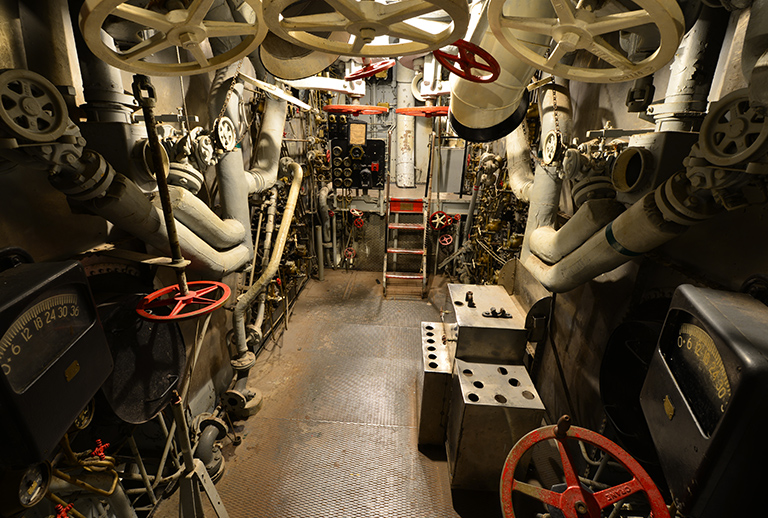
#> input picture examples/my_target.jpg, 768 x 518 px
$ python mask_to_coco.py examples/my_target.jpg --image examples/my_target.jpg --out out.png
#> lines starting #> are read from the running program, lines starting #| are printed output that depends on the picture; after the words box and inside, x2 and y2 are one past the last pixel; in counts of white or black regions, pixels touching at a corner belong together
"""Convert a binary mask PNG to a COCO 1.0 annotation file for CVAT.

Produces a single-image, single-annotation COCO JSON that CVAT imports via the
"COCO 1.0" format. Two segmentation encodings:

  --seg-format polygon  (default) -> editable polygon(s) in CVAT. Holes are NOT
                                     representable; thin detail may be simplified.
  --seg-format rle                 -> pixel-perfect mask (preserves holes/detail).

Examples
--------
    python mask_to_coco.py my_target_mask.png --image my_target.jpg --out ann.json
    python mask_to_coco.py my_target_mask.png --image my_target.jpg --out ann.json \
        --seg-format rle --label valve

CVAT usage: create a task with the SAME image, then
"Actions -> Upload annotations -> COCO 1.0" and pick this JSON. The category
name (--label) must match (or be added to) a label in the CVAT task.
"""
import argparse
import json
import os

import cv2
import numpy as np
from PIL import Image
from pycocotools import mask as mask_util


def load_binary_mask(path):
    """Load a mask PNG as a bool (H, W) array (any nonzero pixel = foreground)."""
#> called with path = 'examples/my_target.jpg'
    a = np.array(Image.open(path))
#> a is the input picture: shape (518, 768, 3); mean R, G, B 85.6, 70.7, 49.5
    if a.ndim == 3:  # RGB/RGBA -> use alpha if present, else any channel
        a = a[..., 3] if a.shape[2] == 4 else a.sum(axis=2)
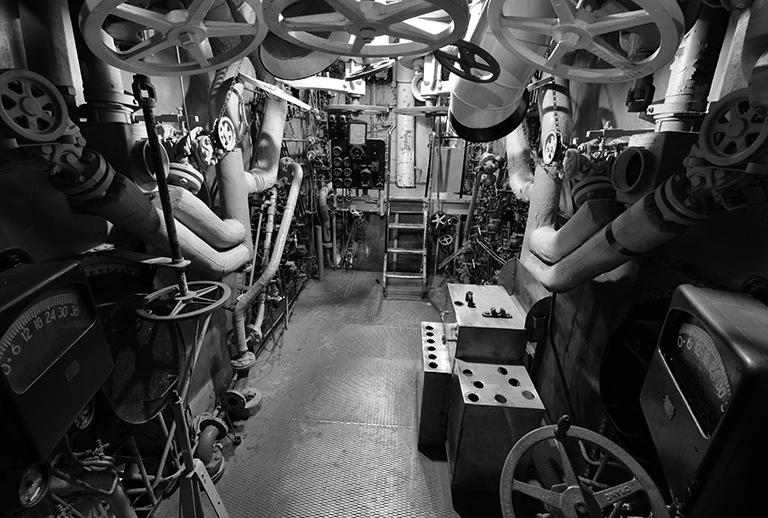
#> a: shape (518, 768) uint64; min 0, max 765, mean 205.7; drawn with min black and max white
    return a > 0
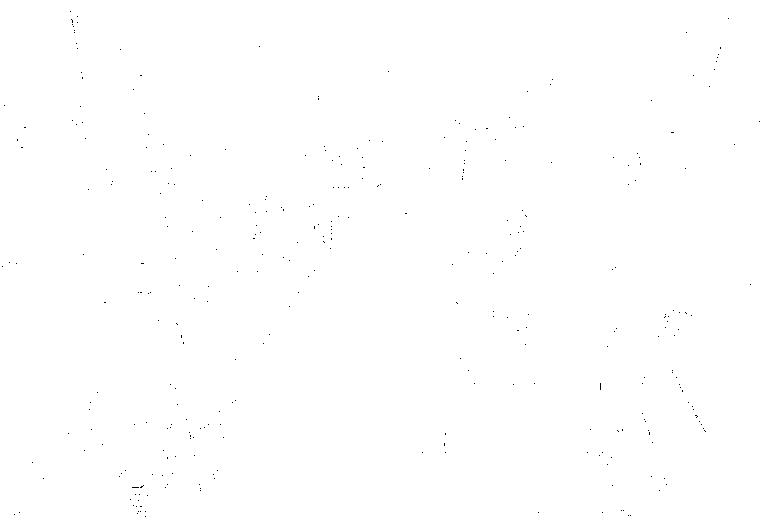
#> returned value: shape (518, 768) bool; 99.9% white; black in thin lines or dots


def mask_to_polygons(mask, min_area):
    """Extract external-contour polygons as COCO [x1,y1,x2,y2,...] lists."""
    contours, _ = cv2.findContours(
        mask.astype(np.uint8), cv2.RETR_EXTERNAL, cv2.CHAIN_APPROX_SIMPLE
    )
    polys = []
    for c in contours:
        if cv2.contourArea(c) < min_area:
            continue
        c = c.reshape(-1, 2)
        if len(c) < 3:
            continue
        polys.append(c.flatten().astype(float).tolist())
    return polys


def mask_to_rle(mask):
    """Encode mask as a COCO compressed RLE with a JSON-serializable counts str."""
    rle = mask_util.encode(np.asfortranarray(mask.astype(np.uint8)))
    rle["counts"] = rle["counts"].decode("ascii")
    return rle


def main():
    ap = argparse.ArgumentParser(description="Binary mask PNG -> COCO 1.0 JSON for CVAT.")
    ap.add_argument("mask", help="Binary mask PNG.")
    ap.add_argument("--image", help="Image the mask belongs to (for size + file_name).")
    ap.add_argument("--file-name", help="Override file_name recorded in COCO "
                                        "(default: basename of --image, else of mask).")
    ap.add_argument("--out", required=True, help="Output COCO JSON path.")
    ap.add_argument("--label", default="object", help="Category name (default: object).")
    ap.add_argument("--seg-format", choices=["polygon", "rle"], default="polygon")
    ap.add_argument("--min-area", type=float, default=10.0,
                    help="Drop polygon components smaller than this (px). polygon only.")
    args = ap.parse_args()

    mask = load_binary_mask(args.mask)
    h, w = mask.shape
#> h = 518; w = 768

    if args.image is not None:
        iw, ih = Image.open(args.image).size
#> iw = 768; ih = 518
        if (ih, iw) != (h, w):
            mask = np.array(
                Image.fromarray(mask.astype(np.uint8) * 255).resize((iw, ih), Image.NEAREST)
            ) > 0
            h, w = mask.shape
        file_name = args.file_name or os.path.basename(args.image)
    else:
        file_name = args.file_name or os.path.basename(args.mask)

    if mask.sum() == 0:
        raise SystemExit("Mask is empty (no foreground pixels).")

    # Accurate bbox/area from RLE regardless of chosen segmentation encoding.
    rle = mask_util.encode(np.asfortranarray(mask.astype(np.uint8)))
#> rle = 2 items
    area = float(mask_util.area(rle))
#> area = 397428
    bbox = [float(v) for v in mask_util.toBbox(rle)]  # [x, y, w, h]
#> bbox = [0, 0, 768, 518]

    if args.seg_format == "polygon":
        segmentation = mask_to_polygons(mask, args.min_area)
#> in mask_to_polygons, `contours, _ = cv2.findContours( mask.astype(np.uint8), cv2.RETR_EXTERN..`: contours = [[[0, 0], [0, 517], [767, 517], [767, 0]]]
#> the loop in mask_to_polygons, `for c in contours:` made 1 pass
#> c on pass 1: [[0, 0], [0, 517], [767, 517], [767, 0]]
#> after the loop in mask_to_polygons, `for c in contours:`: polys = [[0, 0, 0, 517, 767, 517, 767, 0]]
#> segmentation = [[0, 0, 0, 517, 767, 517, 767, 0]]
        if not segmentation:
            raise SystemExit("No polygon >= --min-area; try --seg-format rle or lower --min-area.")
        iscrowd = 0
    else:
        segmentation = mask_to_rle(mask)
        iscrowd = 0

    coco = {
        "licenses": [{"id": 1, "name": "", "url": ""}],
        "info": {"description": "INSID3 mask export", "version": "1.0"},
        "categories": [{"id": 1, "name": args.label, "supercategory": ""}],
        "images": [{"id": 1, "file_name": file_name, "width": w, "height": h,
                    "license": 1, "flickr_url": "", "coco_url": "", "date_captured": 0}],
        "annotations": [{
            "id": 1, "image_id": 1, "category_id": 1,
            "segmentation": segmentation, "area": area,
            "bbox": bbox, "iscrowd": iscrowd,
        }],
    }

    with open(args.out, "w") as f:
        json.dump(coco, f)

    kind = f"{len(segmentation)} polygon(s)" if args.seg_format == "polygon" else "RLE mask"
#> kind = '1 polygon(s)'
    print(f"wrote {args.out} | image='{file_name}' {w}x{h} | label='{args.label}' | {kind}")
#| wrote out.png | image='my_target.jpg' 768x518 | label='object' | 1 polygon(s)


if __name__ == "__main__":
    main()

$ run again, with examples/my_pred.png saved as examples/my_target.jpg
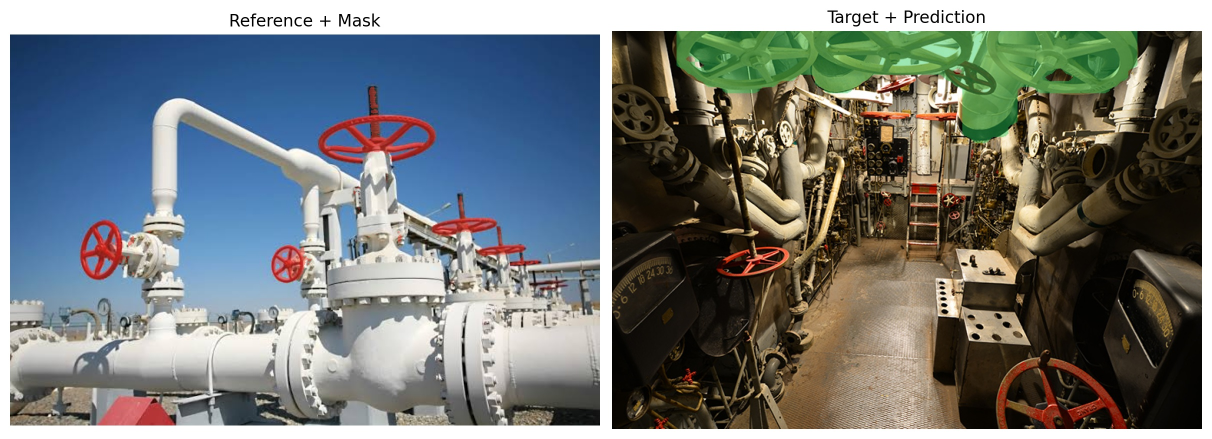
#> input picture examples/my_pred.png, 2423 x 878 px (shown at 1/2 size)
#> in load_binary_mask, a is the input picture: shape (878, 2423, 3); mean R, G, B 115.6, 120.8, 119.8
#> in load_binary_mask, `a = a[..., 3] if a.shape[2] == 4 else a.sum(axis=2)`:
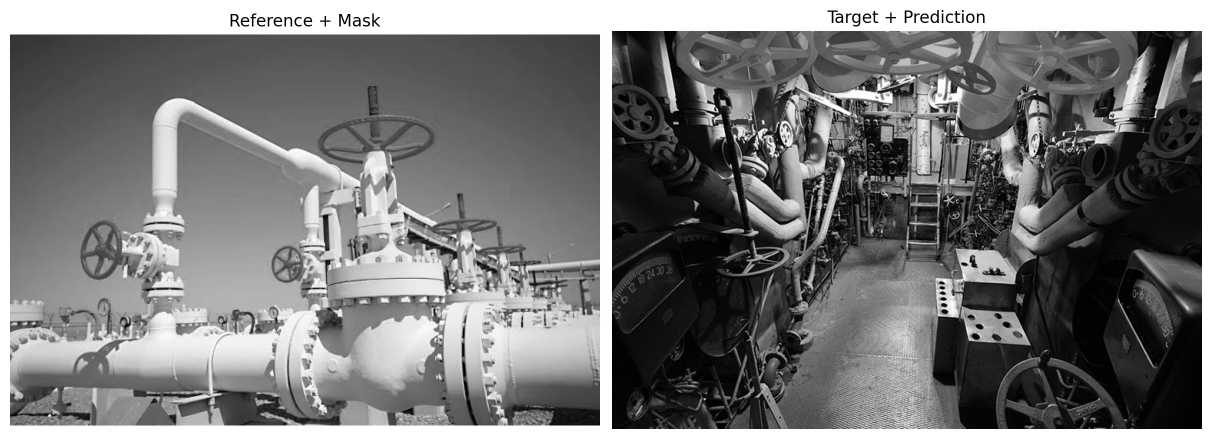
#> a: shape (878, 2423) uint64 (shown at 1/2 size); min 0, max 765, mean 356.1; drawn with min black and max white
#> in load_binary_mask, `return a > 0`:
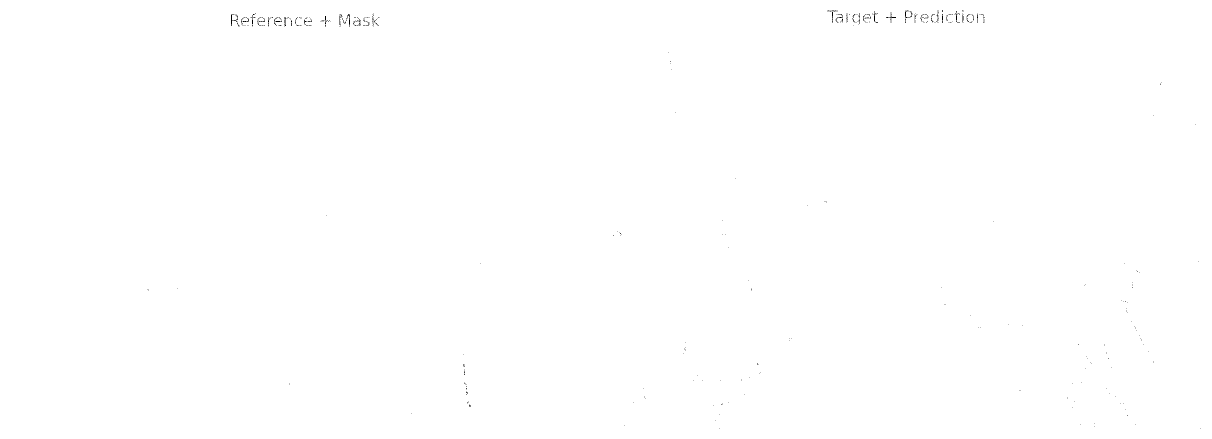
#> returned value: shape (878, 2423) bool (shown at 1/2 size); 99.9% white; black in thin lines or dots, all inside (x1, y1, x2, y2) = (295, 20, 2402, 858)
#> iw = 2423; ih = 878
#> rle = 2 items
#> area = 2125516
#> bbox = [0, 0, 2423, 878]
#> contours = [[[0, 0], [0, 877], [2422, 877], [2422, 0]]]
#> the loop in mask_to_polygons, `for c in contours:` made 1 pass
#> c on pass 1: [[0, 0], [0, 877], [2422, 877], [2422, 0]]
#> after the loop in mask_to_polygons, `for c in contours:`: polys = [[0, 0, 0, 877, 2422, 877, 2422, 0]]
#> kind = '1 polygon(s)'
#| wrote out.png | image='my_target.jpg' 2423x878 | label='object' | 1 polygon(s)
